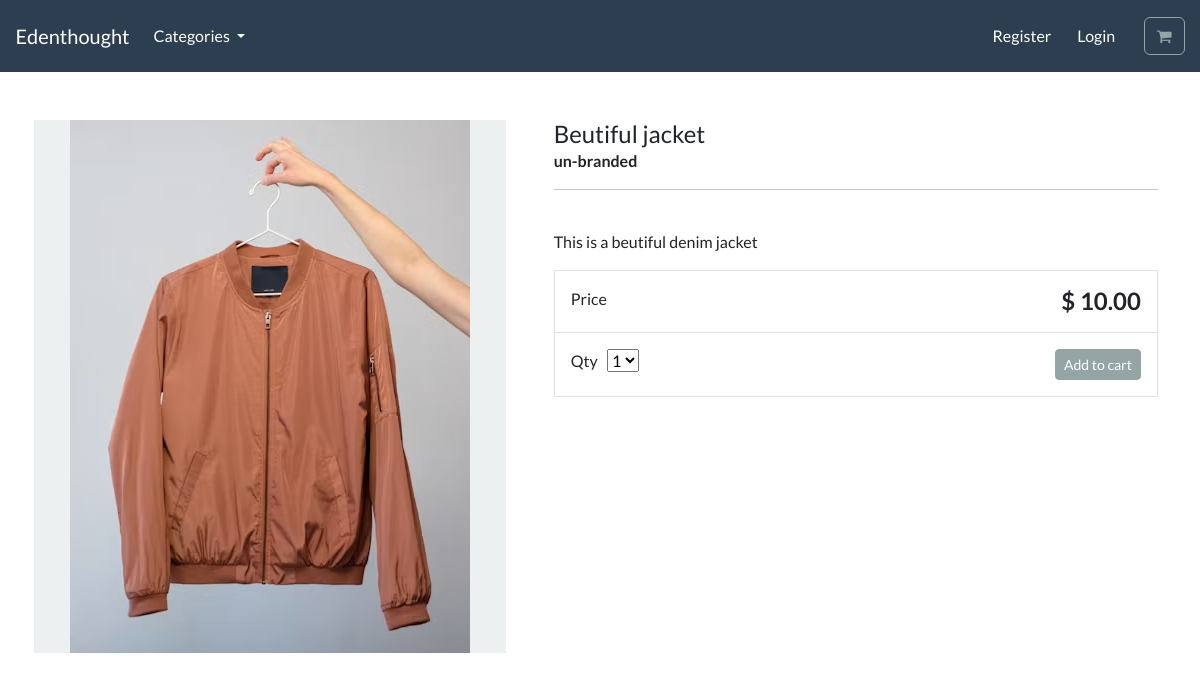
The app's page /product/beutiful-jacket/ with its own data.
### store/models.py (models this page shows, shortened)
class Product(models.Model):
    category = models.ForeignKey(Category, related_name="product", on_delete=models.CASCADE, null=True)
    title = models.CharField(max_length=250)
    brand = models.CharField(max_length=250, default="un-branded")
    description = models.TextField(blank=True)
    slug = models.SlugField(max_length=255)
    price = models.DecimalField(max_digits=4, decimal_places=2)
    image = models.ImageField(upload_to="images/")
    class Meta:
        verbose_name_plural = "products"

### store/views.py (the view)
# urls.py: path("product/<slug:product_slug>/",views.product_info, name="product-info"),
def product_info(request, product_slug):
    product = get_object_or_404(Product, slug=product_slug)
    context = {"product": product}
    return render(request, "store/product-info.html", context)

### cart/context_processors.py (called while the page is built)
def cart(request):
    return {"cart": Cart(request)}

### store/models.py (called while the page is built)
    def get_absolute_url(self):
            return reverse("list-category", args=[self.slug])

### store/views.py (called while the page is built)
def categories(request):
    all_categories = Category.objects.all()
    return {"all_categories": all_categories}

### store/templates/store/product-info.html (shortened to what this page needs)
{% extends "./base.html" %}
{% load static %}
{% block content %}
<div class="container">
    <main class="pt-5">
        <div class="row g-3">
            <div class="col-md-5 col-lg-5 order-md-first bg-light">
                <img class="img-fluid mx-auto d-block" alt="Responsive image" src="{{product.image.url}}">
            </div>
            <div class="col-md-7 col-lg-7 ps-md-3 ps-lg-5">
                <h1 class="mb-0 h4">{{product.title}}  </h1>
                <strong> {{product.brand}}</strong>
                <hr>
                <br>
                <p> {{product.description}} </p>
                <div class="border">
                    <div class="col border-bottom">
                        <div class="row p-3">
                            <div class="col-6"> Price </div>
                            <div class="col-6 text-end"><span class="h4 fw-bold">$ {{product.price}}</span></div>
                        </div>
                    </div>
                    <div class="col">
                        <div class="row p-3">
                            <div class="col-6">
                                <label for="select">Qty</label>
                                <select id="select">
                                    <option value="1">1</option>
                                </select>
                            </div>
                            <div class="col-6 text-end">
                                <button type="button" id="add-button" value="" class="btn btn-secondary btn-sm">
                                Add to cart
                                </button>
                            </div>
                        </div>
                    </div>
                </div>
            </div>
        </div>
    </main>
    <br>
</div>
{% endblock %}

### records on screen
Product: image (picture), title "Beutiful jacket", brand "un-branded", description "This is a beutiful denim jacket", price "10.00"
